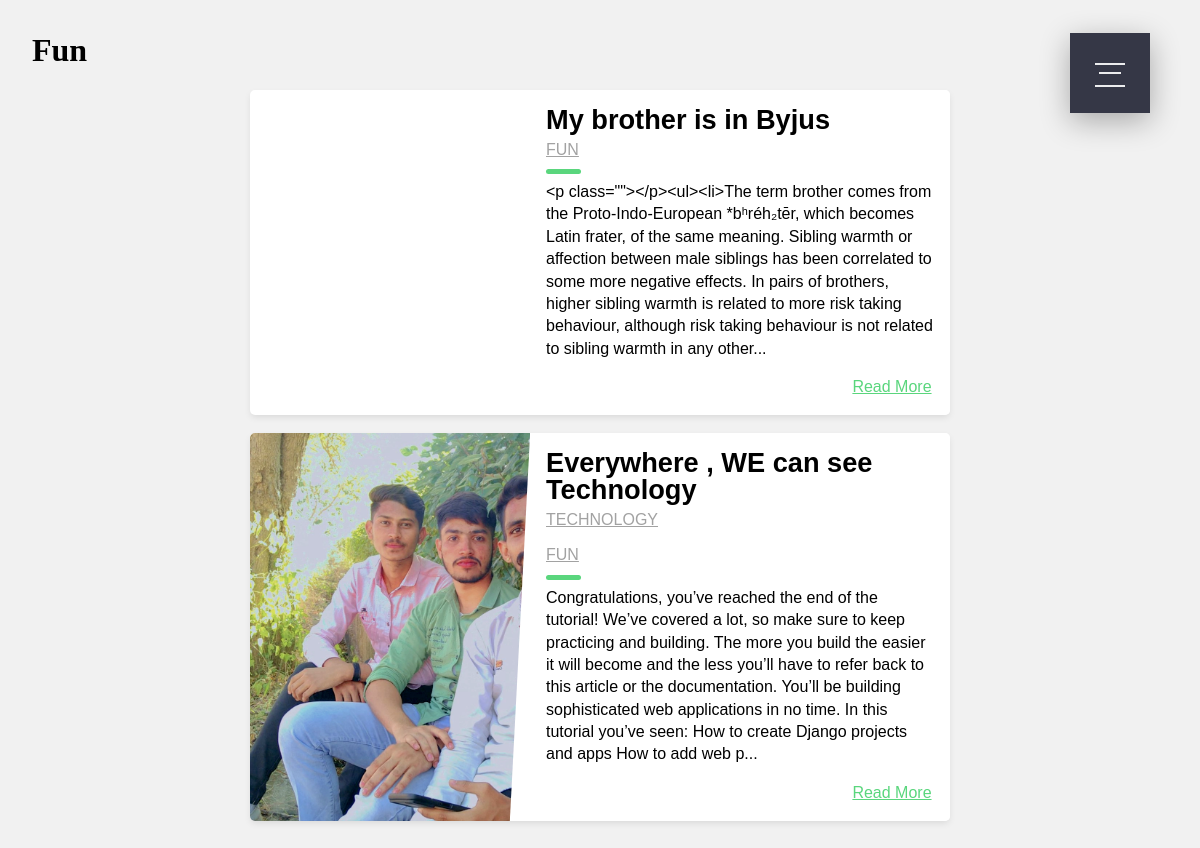
Screenshot of /blog/FUN/ with the database file from the repository.
### blog/models.py (models this page shows, shortened)
class Category(models.Model):
    name = models.CharField(max_length=20)

class Post(models.Model):
    title = models.CharField(max_length=255)
    body = models.TextField()
    img = models.ImageField(upload_to='post/',null=True, blank=True)
    created_on = models.DateTimeField(auto_now_add=True)
    last_modified = models.DateTimeField(auto_now=True)
    categories = models.ManyToManyField('Category', related_name='posts')
    status = models.IntegerField(choices=STATUS, default=0)

### blog/views.py (the view)
# urls.py: path("<category>/", views.blog_category, name="blog_category"),
def blog_category(request, category):
    posts = Post.objects.filter(
        categories__name__contains=category
    ).order_by(
        '-created_on'
    )
    context = {
        "category": category,
        "posts": posts
    }
    return render(request, "blog/blog_category.html", context)

### templates/blog/blog_category.html (shortened to what this page needs)
<!DOCTYPE html>
{% extends 'base.html' %}
{% block content %}
 <h1>{{ category | title }}</h1>
{% for post in posts %}
 <div class="blog-card">
    <div class="meta">
      <div class="photo" style="background-image: url({{ post.img.url }})"></div>
    </div>
    <div class="description">
      <h1>{{ post.title }}</h1>
           {% for category in post.categories.all %}
        <h2 class="author"><a href="{% url 'blog_category' category.name %}"> {{ category.name }}</a></h2>
          {% endfor %}
      <p> {{ post.body | slice:":400" }}...</p>
      <p class="read-more">
        <a href="{% url 'blog_detail' post.pk%}">Read More</a>
      </p>
    </div>
  </div>
  {% endfor %}
{% endblock %}

### templates/base.html (shortened to what this page needs)
{% load static %}
<!DOCTYPE>
<html>
  <head>
  	<link rel="stylesheet" href="{% static '/css/navigation.css' %}">
	  <link rel="stylesheet" href="{% static '/css/basefooter.css' %}">
  </head>
  <header>
  	<label for="menu-icon"></label>
  	<nav class="nav">
  		<ul class="pt-5">
        </ul>
  	</nav>
  	</header>
<body>
{% block content %}
{% endblock %}
</body>
</html>

### static/css/navigation.css (style rules this page uses)
.menu-icon:checked + label, .menu-icon:not(:checked) + label { position: fixed; top: 63px; right: 75px; display: block; width: 30px; height: 30px; padding: 0; margin: 0; cursor: pointer; z-index: 10; }
.menu-icon:checked + label:before, .menu-icon:not(:checked) + label:before { position: absolute; content: ''; display: block; width: 30px; height: 20px; z-index: 20; top: 0; left: 0; border-top: 2px solid #ececee; border-bottom: 2px solid #ececee; transition: border-width 100ms 1500ms ease, top 100ms 1600ms cubic-bezier(0.23, 1, 0.32, 1), height 100ms 1600ms cubic-bezier(0.23, 1, 0.32, 1), background-color 200ms ease, transform 200ms cubic-bezier(0.23, 1, 0.32, 1); }
.menu-icon:checked + label:after, .menu-icon:not(:checked) + label:after { position: absolute; content: ''; display: block; width: 22px; height: 2px; z-index: 20; top: 10px; right: 4px; background-color: #ececee; margin-top: -1px; transition: width 100ms 1750ms ease, right 100ms 1750ms ease, margin-top 100ms ease, transform 200ms cubic-bezier(0.23, 1, 0.32, 1); }
.nav { position: fixed; top: 33px; right: 50px; display: block; width: 80px; height: 80px; padding: 0; margin: 0; z-index: 9; overflow: hidden; box-shadow: 0 8px 30px 0 rgba(0,0,0,0.3); background-color: #353746; animation: border-transform 7s linear infinite; transition: top 350ms 1100ms cubic-bezier(0.23, 1, 0.32, 1), right 350ms 1100ms cubic-bezier(0.23, 1, 0.32, 1), transform 250ms 1100ms ease, width 650ms 400ms cubic-bezier(0.23, 1, 0.32, 1), height 650ms 400ms cubic-bezier(0.23, 1, 0.32, 1); }
.nav ul { position: absolute; top: 50%; left: 0; display: block; width: 100%; padding: 0; margin: 0; z-index: 6; text-align: center; transform: translateY(-50%); list-style: none; }

### templates/blog/blog_category.html (style rules this page uses)
* { box-sizing: border-box; }
body { background: #f1f1f1; margin: 2rem; }
.blog-card { display: flex; flex-direction: column; margin: 1rem auto; box-shadow: 0 3px 7px -1px rgba(0, 0, 0, 0.1); margin-bottom: 1.6%; background: #fff; line-height: 1.4; font-family: sans-serif; border-radius: 5px; overflow: hidden; z-index: 0; }
.blog-card a { color: inherit; }
.blog-card .meta { position: relative; z-index: 0; height: 200px; }
.blog-card .photo { position: absolute; top: 0; right: 0; bottom: 0; left: 0; background-size: cover; background-position: center; transition: transform 0.2s; }
.blog-card .description { padding: 1rem; background: #fff; position: relative; z-index: 1; }
.blog-card .description h1, .blog-card .description h2 { font-family: Poppins, sans-serif; }
.blog-card .description h1 { line-height: 1; margin: 0; font-size: 1.7rem; }
.blog-card .description h2 { font-size: 1rem; font-weight: 300; text-transform: uppercase; color: #a2a2a2; margin-top: 5px; }
.blog-card .description .read-more { text-align: right; }
.blog-card .description .read-more a { color: #5ad67d; display: inline-block; position: relative; }
.blog-card .description .read-more a:after { content: ""; font-family: FontAwesome; margin-left: -10px; opacity: 0; vertical-align: middle; transition: margin 0.3s, opacity 0.3s; }
.blog-card p { position: relative; margin: 1rem 0 0; }
.blog-card p:first-of-type { margin-top: 1.25rem; }
.blog-card p:first-of-type:before { content: ""; position: absolute; height: 5px; background: #5ad67d; width: 35px; top: -0.75rem; border-radius: 3px; }
@media (min-width: 640px) { .blog-card { flex-direction: row; max-width: 700px; } }
@media (min-width: 640px) { .blog-card .meta { flex-basis: 40%; height: auto; } }
@media (min-width: 640px) { .blog-card .description { flex-basis: 60%; } }
@media (min-width: 640px) { .blog-card .description:before { transform: skewX(-3deg); content: ""; background: #fff; width: 30px; position: absolute; left: -10px; top: 0; bottom: 0; z-index: -1; } }

### rows the page displays
Category: name "Fun", name "FUN"
Post: title "My brother is in Byjus", body "<p class=\"\"></p><ul><li>The term brother comes from the Proto-Indo-European *bʰréh₂tēr, which becomes Latin frater, of the same meaning. Sibling warmth or affection between male siblings has been correlated to some more negative effects. In pairs of brothers, higher sibling warmth is related to more risk taking behaviour, although risk taking behaviour is not related to sibling warmth in any other"
Post: img (picture), title "Everywhere , WE can see Technology", body "Congratulations, you’ve reached the end of the tutorial! We’ve covered a lot, so make sure to keep practicing and building. The more you build the easier it will become and the less you’ll have to refer back to this article or the documentation. You’ll be building sophisticated web applications in no time. In this tutorial you’ve seen: How to create Django projects and apps How to add web p"
Category: name "TECHNOLOGY"
